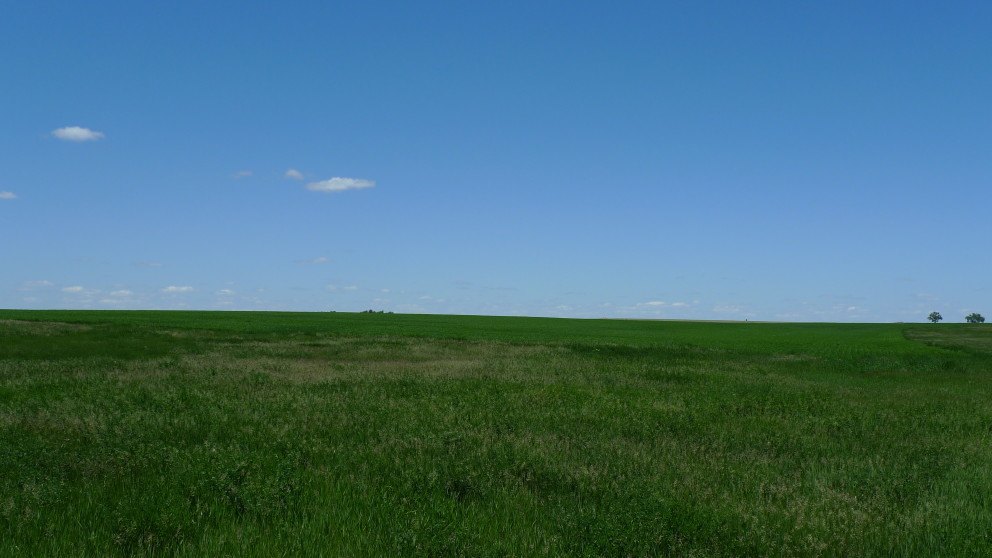
#> input picture img/grass copy.jpg, 3968 x 2232 px, given in place of taxi_intersect.mp4, which was not available (shown at 1/4 size)
$ python dense.py
#> lines starting #> are read from the running program, lines starting #| are printed output that depends on the picture; pictures that were not available may be replaced by others from this repository, and a replacement may not be noted
"""
    dense.py
    http://opencv-python-tutroals.readthedocs.io/en/latest/py_tutorials/py_video/py_lucas_kanade/py_lucas_kanade.html

"""

import cv2
import numpy as np
cap = cv2.VideoCapture("../vid/taxi_intersect.mp4")

ret, frame1 = cap.read()
#> frame1 is the input picture: shape (2232, 3968, 3); mean B, G, R 119.7, 110.6, 69
prvs = cv2.cvtColor(frame1,cv2.COLOR_BGR2GRAY)
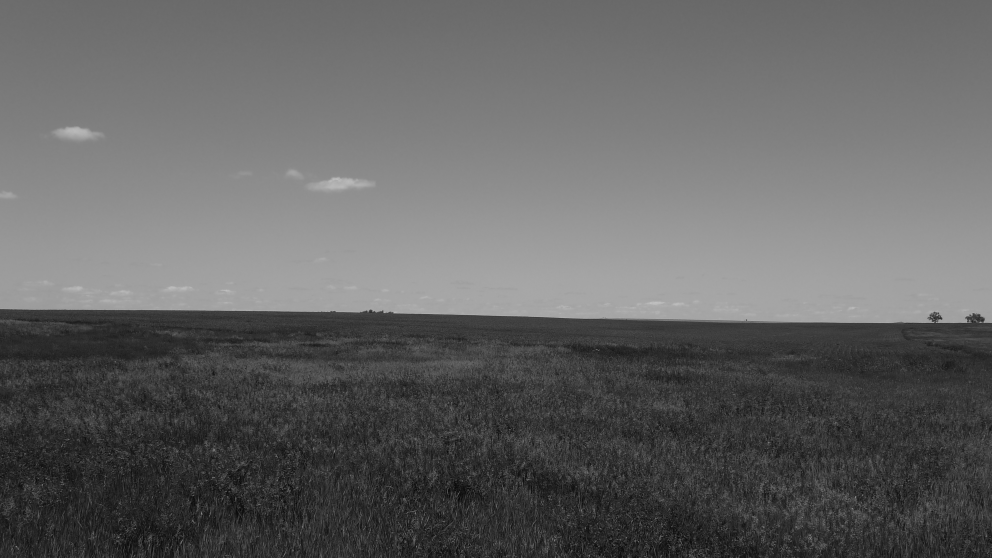
#> prvs: shape (2232, 3968) (shown at 1/4 size); min 2, max 205, mean 99.2
hsv = np.zeros_like(frame1)
hsv[...,1] = 255

while(1):
    print('.')
    ret, frame2 = cap.read()
    nextFrame = cv2.cvtColor(frame2,cv2.COLOR_BGR2GRAY)

    flow = cv2.calcOpticalFlowFarneback(prvs,nextFrame, None, 0.5, 3, 15, 3, 5, 1.2, 0)

    mag, ang = cv2.cartToPolar(flow[...,0], flow[...,1])
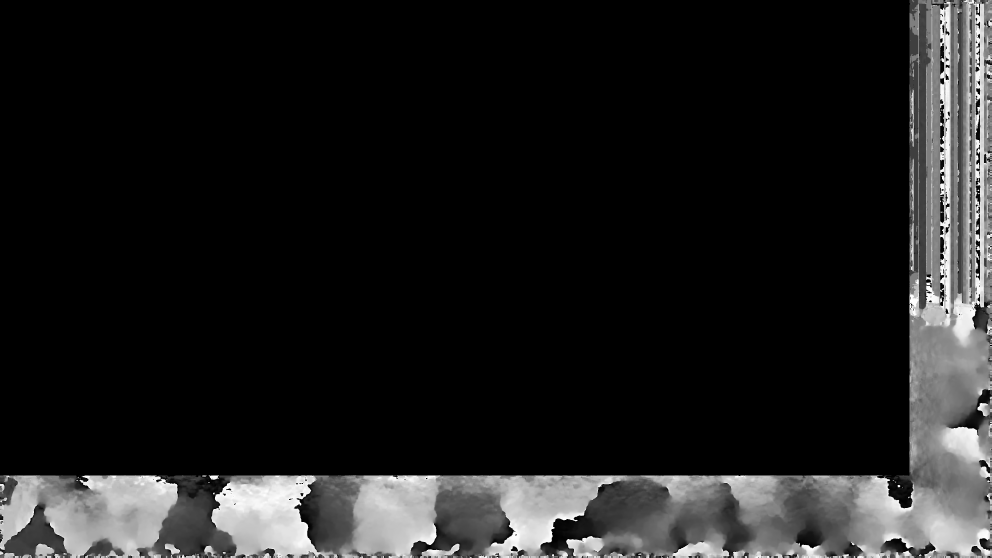
#> ang: shape (2232, 3968) float32 (shown at 1/4 size); min 0, max 6.28, mean 0.729; drawn with min black and max white
    hsv[...,0] = ang*180/np.pi/2
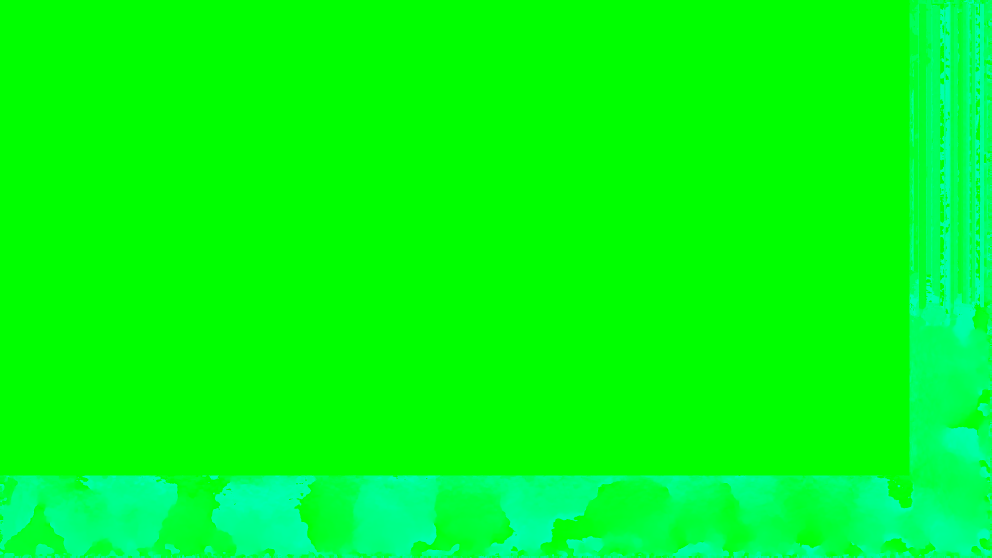
#> hsv: shape (2232, 3968, 3) (shown at 1/4 size); mean of channels 0, 1, 2 20.8, 255, 0; drawn as B, G, R
    hsv[...,2] = cv2.normalize(mag,None,0,255,cv2.NORM_MINMAX)
    rgb = cv2.cvtColor(hsv,cv2.COLOR_HSV2BGR)

    scale = 0.5
    img = cv2.resize(rgb, dsize=None, fx=scale, fy=scale)
    cv2.imshow('frame2',img)
    # k = cv2.waitKey(30) & 0xff
    if cv2.waitKey(33) & 0xFF == ord('q'): # 1000 / 29.97 = 33.37
#> (key q is pressed here)
        break
    # [5 lines of commented-out code are left out]
    prvs = nextFrame

cap.release()
cv2.destroyAllWindows()

$ run again, on img/grass_pitch_high.jpg
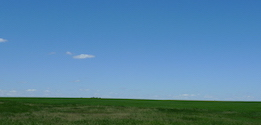
#> input picture img/grass_pitch_high.jpg, 261 x 125 px, given in place of taxi_intersect.mp4, which was not available
#> frame1 is the input picture: shape (125, 261, 3); mean B, G, R 161.5, 130.7, 84.1
#> `mag, ang = cv2.cartToPolar(flow[...,0], flow[...,1])`:
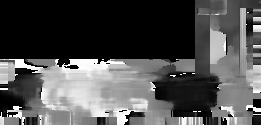
#> ang: shape (125, 261) float32; min 0, max 6.28, mean 1.97; drawn with min black and max white
#> `hsv[...,2] = cv2.normalize(mag,None,0,255,cv2.NORM_MINMAX)`:
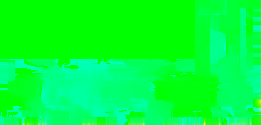
#> hsv: shape (125, 261, 3); mean of channels 0, 1, 2 56, 255, 1.1; drawn as B, G, R

$ run again, on img/grass_pitch_low.jpg
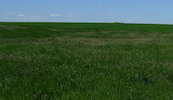
#> input picture img/grass_pitch_low.jpg, 173 x 100 px, given in place of taxi_intersect.mp4, which was not available
#> frame1 is the input picture: shape (100, 173, 3); mean B, G, R 64.2, 88.2, 61.1
#> `mag, ang = cv2.cartToPolar(flow[...,0], flow[...,1])`:
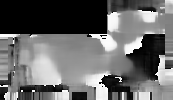
#> ang: shape (100, 173) float32; min 0, max 6.28, mean 2.57; drawn with min black and max white
#> `hsv[...,2] = cv2.normalize(mag,None,0,255,cv2.NORM_MINMAX)`:
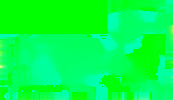
#> hsv: shape (100, 173, 3); mean of channels 0, 1, 2 73.3, 255, 1.6; drawn as B, G, R
